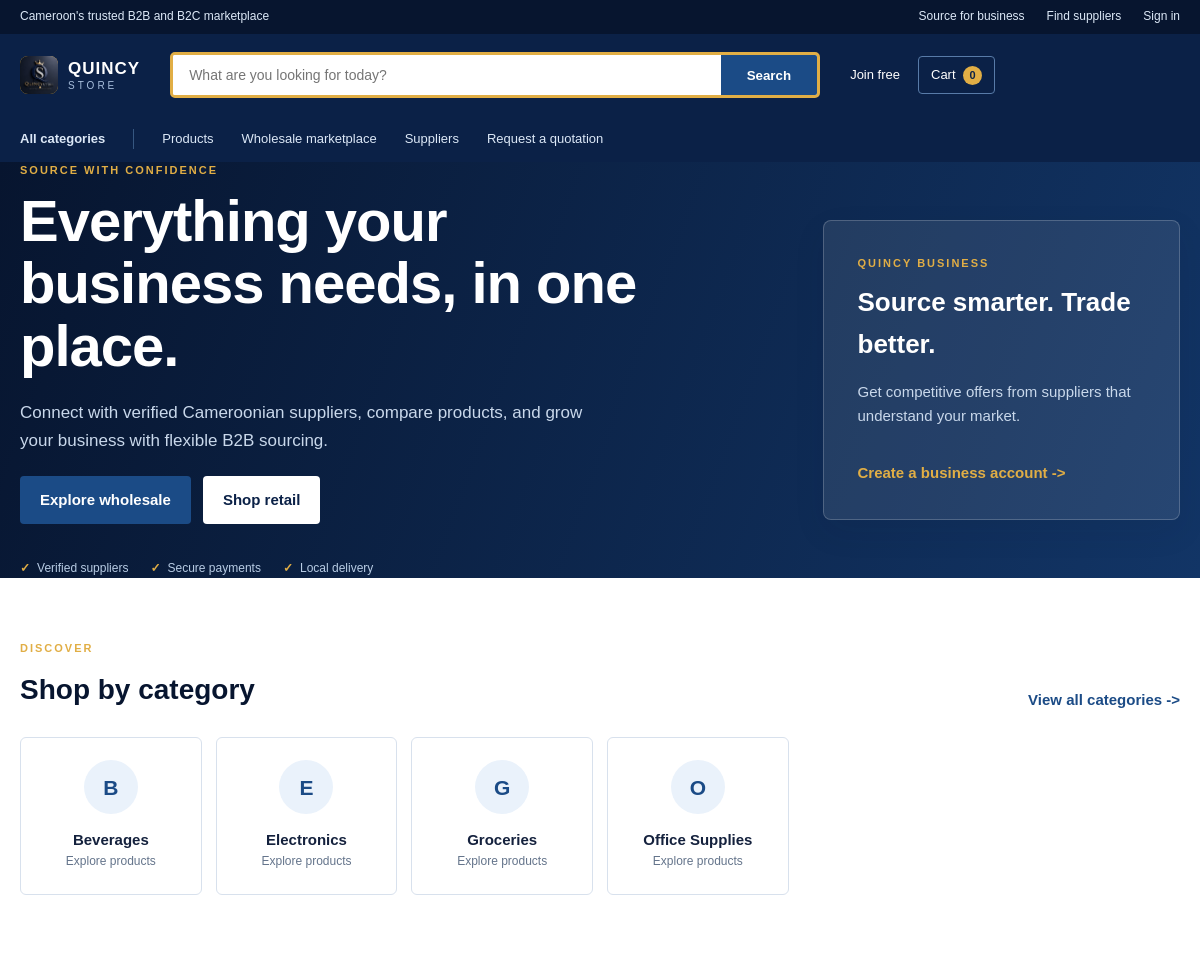
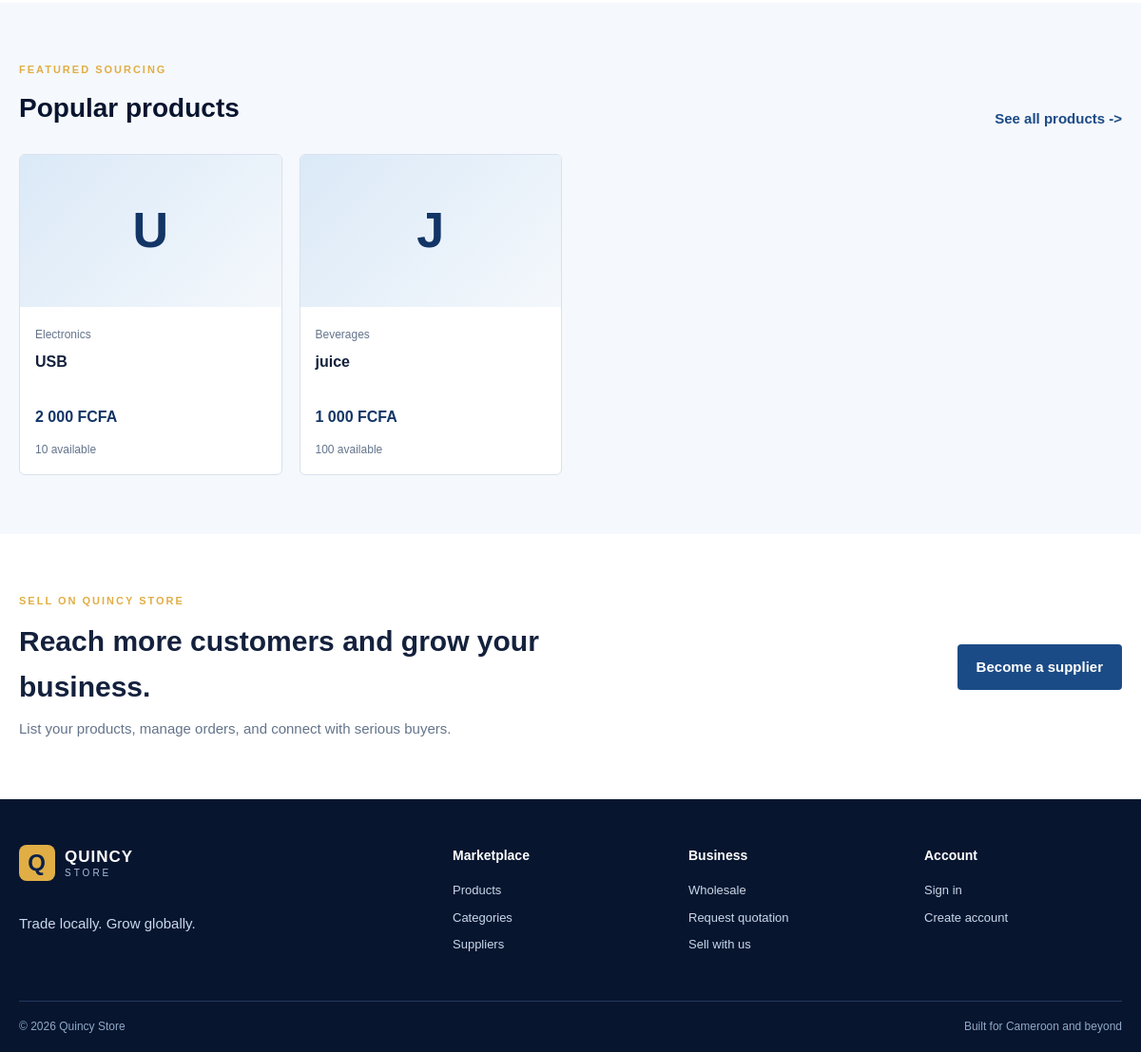
The page / on the database its author committed (2 pictures, top to bottom).
### tables this page shows
CREATE TABLE `categories` (
  `id` int(11) NOT NULL,
  `parent_id` int(11) DEFAULT NULL,
  `name` varchar(100) NOT NULL,
  `description` text DEFAULT NULL,
  `image` varchar(255) DEFAULT NULL,
  `status` enum('active','inactive') DEFAULT 'active',
  `created_at` timestamp NOT NULL DEFAULT current_timestamp(),
  `updated_at` timestamp NOT NULL DEFAULT current_timestamp() ON UPDATE current_timestamp()
);

CREATE TABLE `products` (
  `id` int(11) NOT NULL,
  `supplier_id` int(11) DEFAULT NULL,
  `manufacturer_id` int(11) DEFAULT NULL,
  `category_id` int(11) NOT NULL,
  `name` varchar(200) NOT NULL,
  `slug` varchar(220) NOT NULL,
  `description` text DEFAULT NULL,
  `sku` varchar(100) DEFAULT NULL,
  `retail_price` decimal(12,2) NOT NULL,
  `wholesale_price` decimal(12,2) DEFAULT NULL,
  `minimum_order_quantity` int(11) DEFAULT 1,
  `unit` varchar(50) DEFAULT 'piece',
  `weight` decimal(10,2) DEFAULT NULL,
  `country_of_origin` varchar(100) DEFAULT 'Cameroon',
  `status` enum('draft','active','out_of_stock','discontinued') DEFAULT 'draft',
  `created_at` timestamp NOT NULL DEFAULT current_timestamp(),
  `updated_at` timestamp NOT NULL DEFAULT current_timestamp() ON UPDATE current_timestamp()
);

### includes/functions.php (called while the page is built, shortened)
<?php
function e(mixed $value): string
{
    return htmlspecialchars((string) $value, ENT_QUOTES, 'UTF-8');
}
function formatPrice(float|int|string $amount): string
{
    return number_format((float) $amount, 0, '.', ' ') . ' FCFA';
}

### config/config.php (called while the page is built, shortened)
<?php
require_once __DIR__ . '/database.php';
spl_autoload_register(static function (string $class): void {
    $path = ROOT_PATH . '/classes/' . $class . '.php';
});

### config/database.php (called while the page is built, shortened)
<?php
final class Database
{
    private static ?self $instance = null;
    private PDO $connection;
    private function __construct()
    {
        $dsn = sprintf(
            'mysql:host=%s;port=%s;dbname=%s;charset=%s',
            DB_HOST,
            DB_PORT,
            DB_NAME,
            DB_CHARSET
        );
        $this->connection = new PDO($dsn, DB_USER, DB_PASS, [
            PDO::ATTR_ERRMODE => PDO::ERRMODE_EXCEPTION,
            PDO::ATTR_DEFAULT_FETCH_MODE => PDO::FETCH_ASSOC,
            PDO::ATTR_EMULATE_PREPARES => false,
        ]);
    }
    public static function getInstance(): self
    {
        return self::$instance ??= new self();
    }
    public function getConnection(): PDO
    {
        return $this->connection;
    }
}

### classes/Category.php (called while the page is built, shortened)
<?php
final class Category
{
    private PDO $db;
    public function __construct()
    {
        $this->db = Database::getInstance()->getConnection();
    }
    public function all(): array
    {
        return $this->db->query(
            "SELECT id, parent_id, name, description, image
             FROM categories WHERE status = 'active' ORDER BY name"
        )->fetchAll();
    }
}

### classes/Product.php (called while the page is built, shortened)
<?php
final class Product
{
    private PDO $db;
    public function __construct()
    {
        $this->db = Database::getInstance()->getConnection();
    }
    public function search(string $term = '', ?int $categoryId = null, int $limit = 24): array
    {
        $where = ["p.status = 'active'"];
        $params = [];
        $limit = max(1, min($limit, 100));
        $stmt = $this->db->prepare(
            'SELECT p.*, c.name AS category_name,
                    COALESCE(i.quantity - i.reserved_quantity, 0) AS available_quantity,
                    (SELECT pi.image
                     FROM product_images pi
                     WHERE pi.product_id = p.id
                     ORDER BY pi.is_primary DESC, pi.sort_order
                     LIMIT 1) AS image
             FROM products p
             LEFT JOIN categories c ON c.id = p.category_id
             LEFT JOIN inventory i
                    ON i.product_id = p.id
                   AND i.variant_id IS NULL
             WHERE ' . implode(' AND ', $where) . '
             ORDER BY p.created_at DESC
             LIMIT ' . $limit
        );
        $stmt->execute($params);
        return $stmt->fetchAll();
    }
}

### index.php (the view, shortened to what this page needs)
<?php
require_once __DIR__ . '/config/config.php';
require_once ROOT_PATH . '/includes/functions.php';
$products = [];
$categories = [];
try {
    $products = (new Product())->search('', null, 8);
    $categories = (new Category())->all();
} catch (PDOException $exception) {
    error_log('Storefront catalog unavailable: ' . $exception->getMessage());
    $catalogError = 'The catalog is temporarily unavailable. Please try again shortly.';
}
$categoryCards = array_slice($categories, 0, 6);
?>
<!doctype html>
<html lang="en">
<head>
    <link rel="stylesheet" href="<?= e(BASE_URL) ?>/assets/css/style.css">
</head>
<body>
<div class="topbar">
    <div class="container topbar-inner">
        <span>Cameroon's trusted B2B and B2C marketplace</span>
        <nav aria-label="Utility navigation">
            <a href="<?= e(BASE_URL) ?>/b2b/index.php">Source for business</a>
            <a href="<?= e(BASE_URL) ?>/shop/suppliers.php">Find suppliers</a>
            <a href="<?= e(BASE_URL) ?>/login.php">Sign in</a>
        </nav>
    </div>
</div>
<header class="site-header">
    <div class="container header-main">
        <a class="brand" href="<?= e(BASE_URL) ?>/">
            <img src="assets/images/logos/logos.jpeg" alt="Quincy Store Logo" class="brand-mark" width="50" height="50">
            <span><strong>QUINCY</strong><small>STORE</small></span>
        </a>
        <form class="search-form" action="<?= e(BASE_URL) ?>/shop/search.php" method="get">
            <input id="site-search" name="q" type="search" placeholder="What are you looking for today?" required>
            <button type="submit">Search</button>
        </form>
        <div class="header-actions">
            <a href="<?= e(BASE_URL) ?>/register.php">Join free</a>
            <a class="header-cart" href="<?= e(BASE_URL) ?>/b2c/cart.php">Cart <span>0</span></a>
        </div>
    </div>
    <div class="container category-nav">
        <a class="all-categories" href="<?= e(BASE_URL) ?>/shop/categories.php">All categories</a>
        <a href="<?= e(BASE_URL) ?>/shop/products.php">Products</a>
        <a href="<?= e(BASE_URL) ?>/b2b/marketplace.php">Wholesale marketplace</a>
        <a href="<?= e(BASE_URL) ?>/shop/suppliers.php">Suppliers</a>
        <a href="<?= e(BASE_URL) ?>/b2b/request-quotation.php">Request a quotation</a>
    </div>
</header>
<main>
    <section class="hero">
        <div class="container hero-grid">
            <div class="hero-copy">
                <p class="eyebrow">SOURCE WITH CONFIDENCE</p>
                <h1>Everything your business needs, in one place.</h1>
                <p class="hero-text">Connect with verified Cameroonian suppliers, compare products, and grow your business with flexible B2B sourcing.</p>
                <div class="hero-actions">
                    <a class="button button-primary" href="<?= e(BASE_URL) ?>/b2b/marketplace.php">Explore wholesale</a>
                    <a class="button button-light" href="<?= e(BASE_URL) ?>/shop/products.php">Shop retail</a>
                </div>
                <div class="trust-row"><span>Verified suppliers</span><span>Secure payments</span><span>Local delivery</span></div>
            </div>
            <div class="hero-panel">
                <p class="eyebrow">QUINCY BUSINESS</p>
                <h2>Source smarter. Trade better.</h2>
                <p>Get competitive offers from suppliers that understand your market.</p>
                <a href="<?= e(BASE_URL) ?>/register.php?role=business_buyer">Create a business account <span>-></span></a>
            </div>
        </div>
    </section>
    <section class="section container">
        <div class="section-heading"><div><p class="eyebrow">DISCOVER</p><h2>Shop by category</h2></div><a href="<?= e(BASE_URL) ?>/shop/categories.php">View all categories -></a></div>
        <div class="category-grid">
            <?php if ($categoryCards): ?>
                <?php foreach ($categoryCards as $category): ?>
                    <a class="category-card" href="<?= e(BASE_URL) ?>/shop/products.php?category=<?= (int) $category['id'] ?>">
                        <span class="category-icon"><?= e(strtoupper(substr((string) $category['name'], 0, 1))) ?></span>
                        <strong><?= e($category['name']) ?></strong>
                        <small>Explore products</small>
                    </a>
                <?php endforeach; ?>
            <?php endif; ?>
        </div>
    </section>
    <section class="section section-muted">
        <div class="container">
            <div class="section-heading"><div><p class="eyebrow">FEATURED SOURCING</p><h2>Popular products</h2></div><a href="<?= e(BASE_URL) ?>/shop/products.php">See all products -></a></div>
            <div class="product-grid">
                <?php if ($products): ?>
                    <?php foreach ($products as $product): ?>
                        <article class="product-card">
                            <div class="product-image"><?= e(strtoupper(substr((string) $product['name'], 0, 1))) ?></div>
                            <div class="product-body"><small><?= e($product['category_name'] ?? 'Marketplace') ?></small><h3><a href="<?= e(BASE_URL) ?>/shop/product-details.php?id=<?= (int) $product['id'] ?>"><?= e($product['name']) ?></a></h3><strong><?= e(formatPrice($product['retail_price'])) ?></strong><p><?= (int) $product['available_quantity'] ?> available</p></div>
                        </article>
                    <?php endforeach; ?>
                <?php else: ?>
                    <div class="empty-state"><h3>Your next supplier is waiting.</h3><p>Browse the marketplace to discover products and wholesale opportunities.</p><a class="button button-primary" href="<?= e(BASE_URL) ?>/shop/products.php">Browse products</a></div>
                <?php endif; ?>
            </div>
        </div>
    </section>
    <section class="section container cta-strip"><div><p class="eyebrow">SELL ON QUINCY STORE</p><h2>Reach more customers and grow your business.</h2><p>List your products, manage orders, and connect with serious buyers.</p></div><a class="button button-primary" href="<?= e(BASE_URL) ?>/register.php?role=supplier">Become a supplier</a></section>
</main>
<footer class="site-footer"><div class="container footer-grid"><div><a class="brand brand-footer" href="<?= e(BASE_URL) ?>/"><span class="brand-mark">Q</span><span><strong>QUINCY</strong><small>STORE</small></span></a><p>Trade locally. Grow globally.</p></div><div><h3>Marketplace</h3><a href="<?= e(BASE_URL) ?>/shop/products.php">Products</a><a href="<?= e(BASE_URL) ?>/shop/categories.php">Categories</a><a href="<?= e(BASE_URL) ?>/shop/suppliers.php">Suppliers</a></div><div><h3>Business</h3><a href="<?= e(BASE_URL) ?>/b2b/marketplace.php">Wholesale</a><a href="<?= e(BASE_URL) ?>/b2b/request-quotation.php">Request quotation</a><a href="<?= e(BASE_URL) ?>/register.php?role=supplier">Sell with us</a></div><div><h3>Account</h3><a href="<?= e(BASE_URL) ?>/login.php">Sign in</a><a href="<?= e(BASE_URL) ?>/register.php">Create account</a></div></div><div class="container footer-bottom"><span>&copy; <?= date('Y') ?> Quincy Store</span><span>Built for Cameroon and beyond</span></div></footer>
</body>
</html>

### rows shown on the page
categories: name "B", name "Beverages"
categories: name "E", name "Electronics"
categories: name "G", name "Groceries"
categories: name "O", name "Office Supplies"
products: name "U", category.name "Electronics", name "USB", retail_price "2 000 FCFA", available_quantity "10"
products: name "J", category.name "Beverages", name "juice", retail_price "1 000 FCFA", available_quantity "100"
